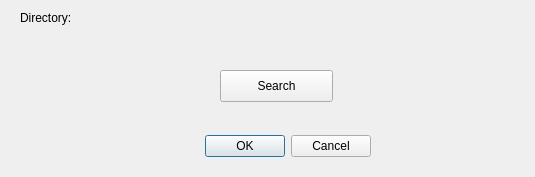
<?xml version="1.0" encoding="UTF-8"?>
<ui version="4.0">
 <class>Dialog</class>
 <widget class="QDialog" name="Dialog">
  <property name="geometry">
   <rect>
    <x>0</x>
    <y>0</y>
    <width>535</width>
    <height>177</height>
   </rect>
  </property>
  <property name="windowTitle">
   <string>Dialog</string>
  </property>
  <widget class="QDialogButtonBox" name="buttonBox">
   <property name="geometry">
    <rect>
     <x>200</x>
     <y>130</y>
     <width>171</width>
     <height>32</height>
    </rect>
   </property>
   <property name="orientation">
    <enum>Qt::Horizontal</enum>
   </property>
   <property name="standardButtons">
    <set>QDialogButtonBox::Cancel|QDialogButtonBox::Ok</set>
   </property>
  </widget>
  <widget class="QPushButton" name="pushButton">
   <property name="geometry">
    <rect>
     <x>220</x>
     <y>70</y>
     <width>113</width>
     <height>32</height>
    </rect>
   </property>
   <property name="text">
    <string>Search</string>
   </property>
  </widget>
  <widget class="QLabel" name="label">
   <property name="geometry">
    <rect>
     <x>20</x>
     <y>40</y>
     <width>501</width>
     <height>16</height>
    </rect>
   </property>
   <property name="text">
    <string/>
   </property>
  </widget>
  <widget class="QLabel" name="label_2">
   <property name="geometry">
    <rect>
     <x>20</x>
     <y>10</y>
     <width>231</width>
     <height>16</height>
    </rect>
   </property>
   <property name="text">
    <string>Directory:</string>
   </property>
  </widget>
 </widget>
 <resources/>
 <connections>
  <connection>
   <sender>buttonBox</sender>
   <signal>accepted()</signal>
   <receiver>Dialog</receiver>
   <slot>accept()</slot>
   <hints>
    <hint type="sourcelabel">
     <x>248</x>
     <y>254</y>
    </hint>
    <hint type="destinationlabel">
     <x>157</x>
     <y>274</y>
    </hint>
   </hints>
  </connection>
  <connection>
   <sender>buttonBox</sender>
   <signal>rejected()</signal>
   <receiver>Dialog</receiver>
   <slot>reject()</slot>
   <hints>
    <hint type="sourcelabel">
     <x>316</x>
     <y>260</y>
    </hint>
    <hint type="destinationlabel">
     <x>286</x>
     <y>274</y>
    </hint>
   </hints>
  </connection>
 </connections>
</ui>
